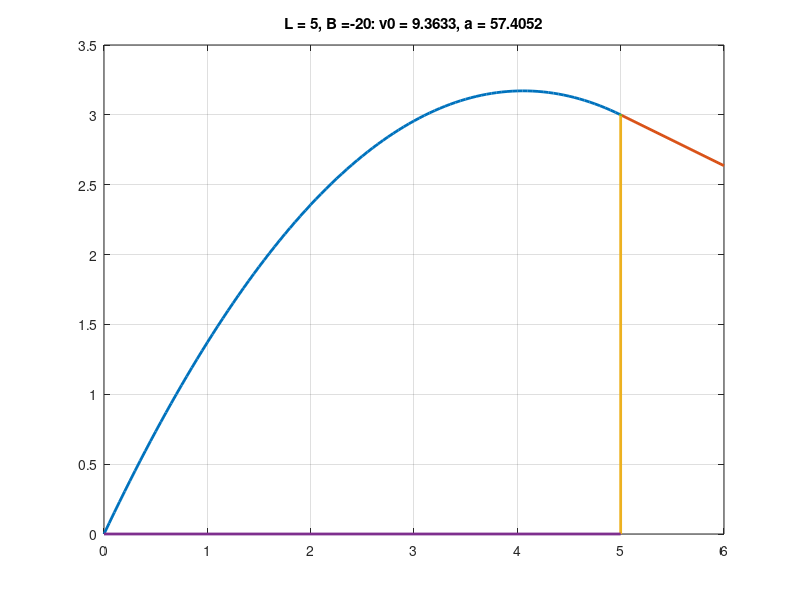

This chart was generated by the following MATLAB code:
clear
close all
L = 5
H = 3
B1 = -pi/9 % -20 degree
k1 =tan(B1)
A = [ L^2 , L;
	2 * L, 1]
B = [H;
k1]
sol = A\ B
a = sol(1)
b = sol(2)
delta = atan(b) * 180 / pi
g = 9.81
v0 = sqrt (-g / (2 * a)) / cos (delta * pi / 180)

f  = @(x) a .* x .^2 + b .*x

xmin = 0
xmax = L
x=xmin:(xmax-xmin)/100:xmax;
plot(x,f(x),'linewidth',2)

hold
grid
plot([L, L + 1], [H, H + k1],  'linewidth',2)
plot([5, 5], [0, 3] ,'linewidth',2)
plot([0, 5], [0, 0] ,'linewidth',2)
plot(5, 3)
title(['L = ', num2str(L), ', B =', num2str(-20), ': v0 = ', num2str(v0), ', a = ', num2str(delta)])
